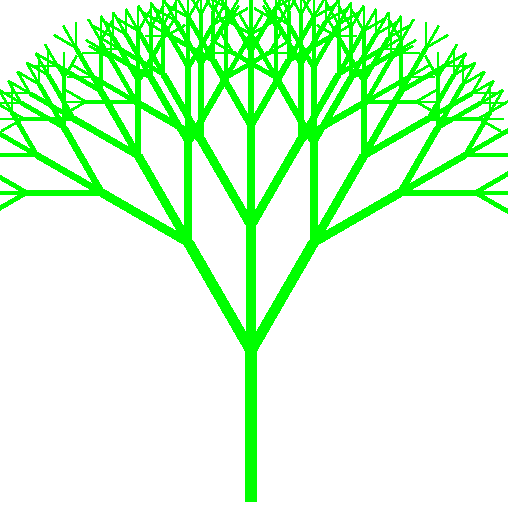

Generate this figure with Python:
import Tkinter as tk
import numpy as np
from math import *
import io
from PIL import Image



baselength = 25
imgwidth = 500
imgheight = 500


def draw_stem(c, depth, x1, y1, angle):
    if (depth < 1):
        return

    # deformation/sag formula
    x2 = x1 + (baselength * depth * cos(radians(angle)))
    y2 = y1 - (baselength * depth * sin(radians(angle)))
    parts = [c.create_line(x1, y1, x2, y2, width = depth*2, fill="green")]

    branch = draw_stem(c, depth-1, x2, y2, angle-30)
    branch2 = draw_stem(c, depth-1, x2, y2, angle+30)

    return parts.append(draw_stem(c, depth-1, x2, y2, angle))


def draw_plant(master):
    c = tk.Canvas(master, width=imgwidth, height=imgheight, bg="white")
    c.pack()

    # seed
    parts = draw_stem(c, 6, imgwidth/2, imgheight, 90)  
    c.update()

    return c



def save_img(c): 
    # c.postscript(file="testing.ps")
    ps = c.postscript(colormode='color')
    img = Image.open(io.BytesIO(ps.encode('utf-8')))
    img.save('test.png')



def main():
  
    master = tk.Tk()
    c = draw_plant(master) 
    save_img(c)
    master.mainloop()


if __name__ == '__main__':
    main()  
